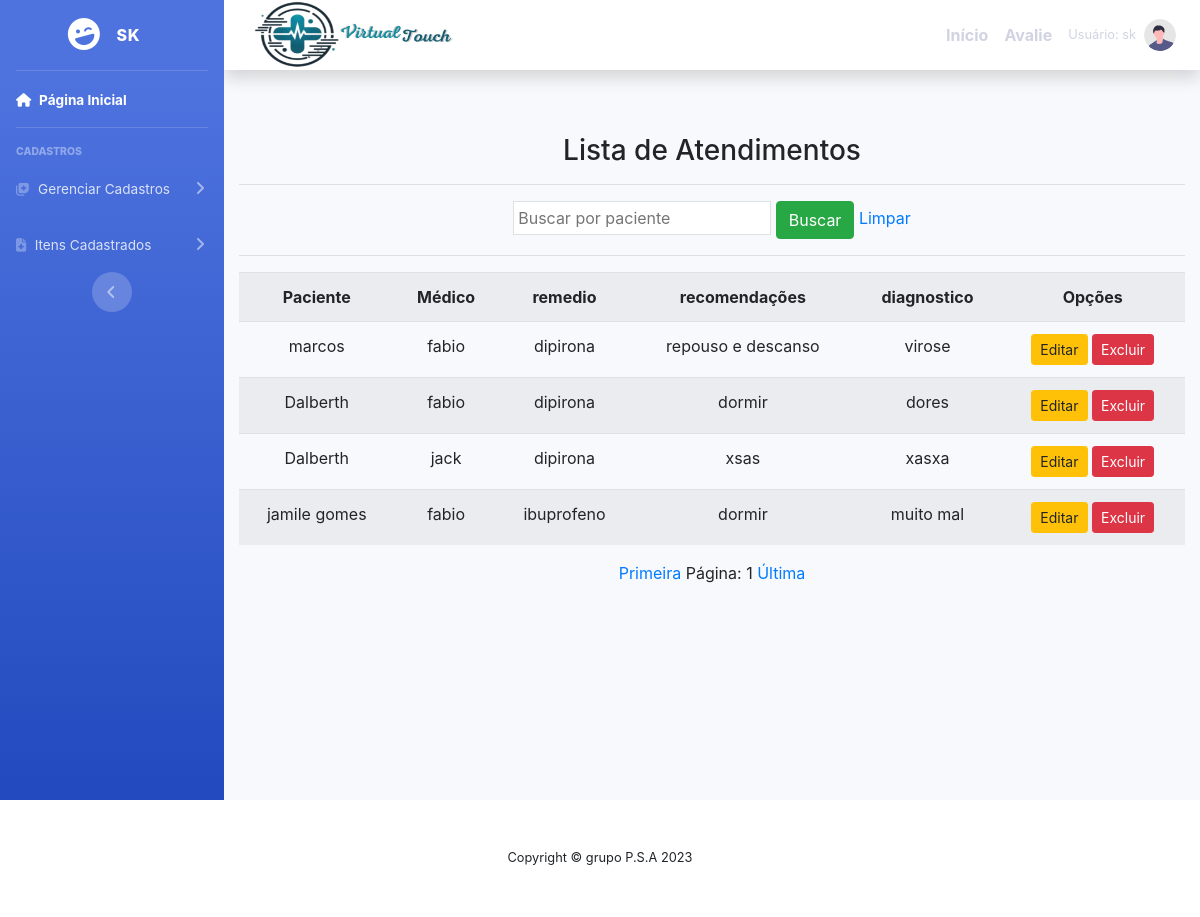
/listar/atendimentos/ (signed in), run on an earlier commit of the app's database.
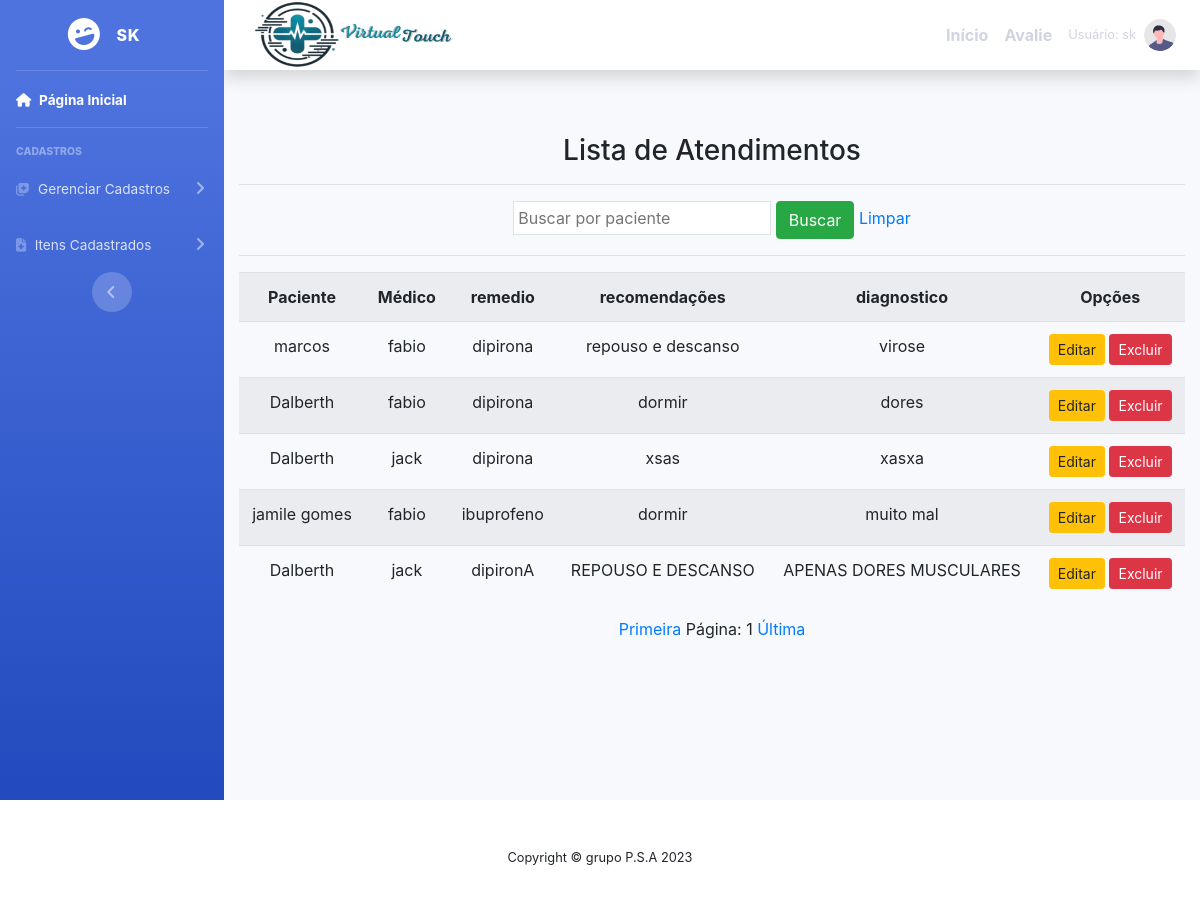
And on a later commit of the database.
### cadastros/models.py (models this page shows, shortened)
class Atendimento(models.Model):
    paciente = models.ForeignKey(Paciente, on_delete=models.PROTECT)
    medico = models.ForeignKey(Medico, on_delete=models.PROTECT)
    usuario = models.ForeignKey(User, on_delete=models.PROTECT)
    remedio = models.CharField(verbose_name ='remedio' ,max_length=255)
    diagnostico = models.TextField(verbose_name='diagnostico' , max_length=255)
    recomendacoes = models.TextField(verbose_name = 'recomendacoes', max_length=255 ,null=True, blank=True)

class Paciente(models.Model):
    usuario  = models.ForeignKey(User, on_delete=models.PROTECT)
    nome = models.CharField(max_length=50)
    telefone = models.CharField (verbose_name='telefone', max_length=11)
    numero_sus = models.CharField (verbose_name='numero_sus', max_length=15)
    cpf = models.CharField(verbose_name='cpf', max_length=11, null=True, blank=True)
    hospital = models.ForeignKey(Hospital, on_delete=models.PROTECT)
    descricao = models.CharField(max_length=150, verbose_name="descricao")
    sintomas = models.CharField(max_length=150, verbose_name="sintomas")
    doença_cronica = models.CharField(max_length=150, verbose_name="doença_cronica", null =True ,blank = True)
    idade = models.IntegerField (verbose_name='idade')
    usuario = models.ForeignKey(User, related_name='pacientes', on_delete=models.CASCADE)
    usuario_cadastrador = models.ForeignKey(User, related_name='pacientes_cadastrados', on_delete=models.CASCADE)

class Medico(models.Model):
    usuario  = models.ForeignKey(User, on_delete=models.PROTECT)
    numero = models.IntegerField(verbose_name="Número de telefone")
    nome = models.CharField(max_length=50, verbose_name=" nome")
    cpf = models.CharField(max_length = 11 ,verbose_name=" cpf ")
    especificacao = models.CharField(max_length=150)
    hospital = models.ForeignKey(Hospital, on_delete=models.PROTECT)

### cadastros/views.py (the view)
# urls.py: path('listar/atendimentos/', AtendimentoList.as_view(),
class AtendimentoList(GroupRequiredMixin, ListView):
    group_required = u'Medico'
    model = Atendimento
    template_name = 'listas/atendimento.html'
    paginate_by = 5
    def get_queryset(self):
        nome = self.request.GET.get('paciente')  # Obtém o nome do paciente da requisição GET
        if nome:
            atendimentos = Atendimento.objects.filter(paciente__nome__icontains=nome)
        else:
            atendimentos = Atendimento.objects.all()  # Retorna todos os atendimentos se não houver pesquisa
        return atendimentos

### paginas/templates/listas/atendimento.html (shortened to what this page needs)
{% extends 'modelo.html' %}
{% load static %}
{% block conteudo %}
<div class="container">
    <h3>Lista de Atendimentos</h3>
    <hr>
    <div class="table-responsive">
        <form action="?" method="GET">
            <input type="text" name="paciente" class="p-1 border" value="{{ request.GET.paciente }}" placeholder="Buscar por paciente">
            <button type="submit" class="btn btn-success">Buscar</button>
            <a href="{% url 'listar-atendimentos' %}">Limpar</a>
        </form>
        <hr>
        <table class="table table-striped">
            <tr>
                <th>Paciente</th>
                <th>Médico</th>
                <th>remedio</th>
                <th>recomendações</th>
                <th>diagnostico</th>
                <th>Opções</th>
            </tr>
            {% for atendimento in object_list %}
            <tr>
                <td>{{ atendimento.paciente.nome }}</td>
                <td>{{ atendimento.medico.nome }}</td>
                <td>{{ atendimento.remedio }}</td>
                <td>{{ atendimento.recomendacoes }}</td>
                <td>{{ atendimento.diagnostico }}</td>
                <td>
                    <a href="{% url 'editar-atendimento' atendimento.pk %}" class="btn btn-warning btn-sm" title="Editar">Editar</a>
                    <a href="{% url 'excluir-atendimento' atendimento.pk %}" class="btn btn-danger btn-sm" title="Excluir">Excluir</a>
                </td>
            </tr>
            {% empty %}
            <tr>
                <td colspan="5">Nenhum atendimento registrado.</td>
            </tr>
            {% endfor %}
        </table>
        <div class="text-center">
            <a href="?page=1">Primeira</a>
            <span>Página: {{ page_obj.number }}</span>
            <a href="?page={{ page_obj.paginator.num_pages }}">Última</a>
        </div>
    </div>
</div>
{% endblock %}

What changed in the data, as far as the page shows it:
added Atendimento: paciente.nome "Dalberth", medico.nome "jack", remedio "dipironA", recomendacoes "REPOUSO E DESCANSO", diagnostico "APENAS DORES MUSCULARES"
